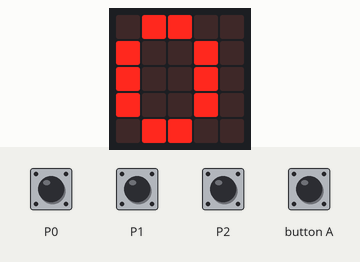
This program was run on a simulated BBC micro:bit (MakeCode). Shown: the board's 5×5 LED display. Inputs (shaded band) come from the test bench.

Above: at 1.2 s.
1.3 s: touch pin P0 pressed for 0.15 s
At 2.6 s:
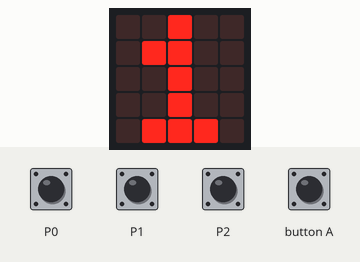
3.0 s: touch pin P1 pressed for 0.15 s
At 4.7 s:
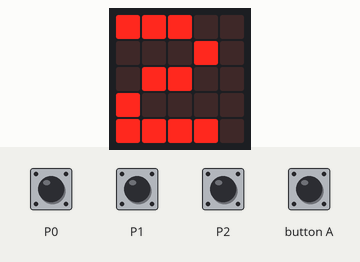
5.3 s: touch pin P2 pressed for 0.15 s
At 6.9 s:
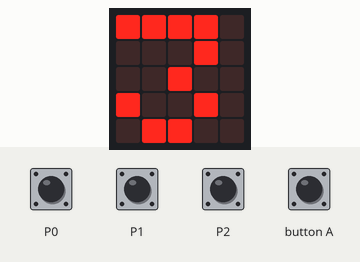
7.6 s: touch pin P0 pressed for 0.15 s
At 9.0 s:
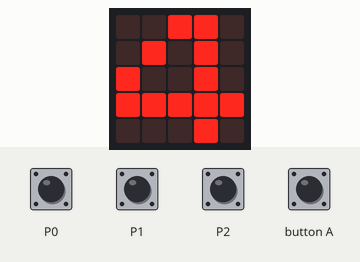
9.9 s: touch pin P1 pressed for 0.15 s
At 11.1 s:
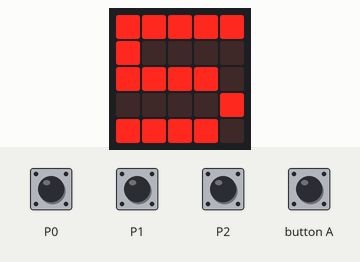
12.2 s: touch pin P2 pressed for 0.15 s
At 14.4 s:
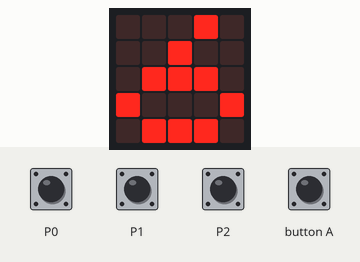
Timing chart, 0 to 15.5 s (numbered marks = the images above; inputs shaded):
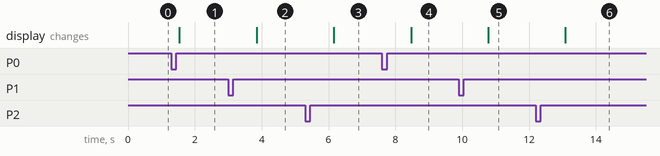

Measured:
- after the input at 1.3 s, the display: changes after 0.24 s (image 1)
- after the input at 3.0 s, the display: changes after 0.85 s (image 2)
- after the input at 5.3 s, the display: changes after 0.86 s (image 3)
- after the input at 7.6 s, the display: changes after 0.87 s (image 4)
- after the input at 9.9 s, the display: changes after 0.88 s (image 5)
- after the input at 12.2 s, the display: changes after 0.89 s (image 6)

The program:

main.ts
```typescript
/**
 * Cada Pino armazena valor em sua variável
 */
input.onPinPressed(TouchPin.P0, function () {
    pontos_p0 += 1
})
/**
 * Botão A limpa pontuação!
 */
input.onButtonPressed(Button.A, function () {
    pontos_p0 = 0
    pontos_p1 = 0
    pontos_p2 = 0
})
input.onPinPressed(TouchPin.P2, function () {
    pontos_p2 += 1
})
input.onPinPressed(TouchPin.P1, function () {
    pontos_p1 += 1
})
let pontos_p2 = 0
let pontos_p1 = 0
let pontos_p0 = 0
pontos_p0 = 0
pontos_p1 = 0
pontos_p2 = 0
/**
 * Bloco sempre mostra soma dos valores armazenados nas variáveis
 */
basic.forever(function () {
    basic.showNumber(pontos_p2 + (pontos_p1 + pontos_p0))
})
```

test.ts
```typescript
// testes vão aqui; isto não será compilado quando este pacote for usado como uma extensão.
```
